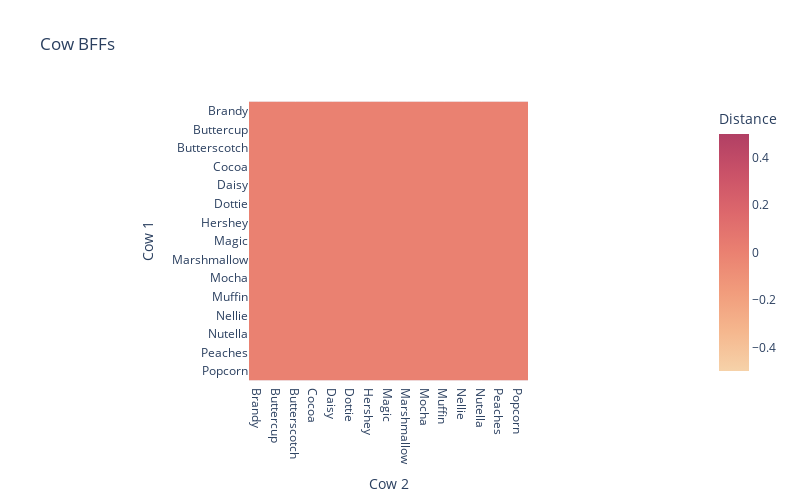

The notebook cell this image was saved under:
### Markdown cell above
# Display Heatmap

### Code cell
pdf = df.toPandas()
pdf = pdf.pivot(index='cow1', columns='cow2', values='distance').fillna(0)

import plotly.express as px
fig = px.imshow(pdf, x=pdf.columns, y=pdf.index, labels=dict(x="Cow 2", y="Cow 1", color="Distance"), title="Cow BFFs", color_continuous_scale='redor')
px.imshow(pdf, x=pdf.columns, y=pdf.index, labels=dict(x="Cow 2", y="Cow 1", color="Distance"),)

fig.update_layout(width=800,height=500)
fig.show()

### Figure 1 — Plotly figure (JSON) as saved in the notebook; plotly's stock layout.template omitted (floating-point values rounded to 4 significant figures; data arrays with more than 128 entries replaced by an {"elided": "..."} marker saying what was removed)
{"data": [{"coloraxis": "coloraxis", "hovertemplate": "Cow 2: %{x}<br>Cow 1: %{y}<br>Distance: %{z}<extra></extra>", "name": "0", "type": "heatmap", "x": ["Brandy", "Buttercup", "Butterscotch", "Cocoa", "Daisy", "Dottie", "Hershey", "Magic", "Marshmallow", "Mocha", "Muffin", "Nellie", "Nutella", "Peaches", "Popcorn"], "xaxis": "x", "y": ["Brandy", "Buttercup", "Butterscotch", "Cocoa", "Daisy", "Dottie", "Hershey", "Magic", "Marshmallow", "Mocha", "Muffin", "Nellie", "Nutella", "Peaches", "Popcorn"], "yaxis": "y", "z": {"elided": "15x15 int values"}}], "layout": {"coloraxis": {"colorbar": {"title": {"text": "Distance"}}, "colorscale": [[0, "rgb(246, 210, 169)"], [0.1667, "rgb(245, 183, 142)"], [0.3333, "rgb(241, 156, 124)"], [0.5, "rgb(234, 129, 113)"], [0.6667, "rgb(221, 104, 108)"], [0.8333, "rgb(202, 82, 104)"], [1, "rgb(177, 63, 100)"]]}, "height": 500, "title": {"text": "Cow BFFs"}, "width": 800, "xaxis": {"anchor": "y", "constrain": "domain", "domain": [0, 1], "scaleanchor": "y", "title": {"text": "Cow 2"}}, "yaxis": {"anchor": "x", "autorange": "reversed", "constrain": "domain", "domain": [0, 1], "title": {"text": "Cow 1"}}}}
